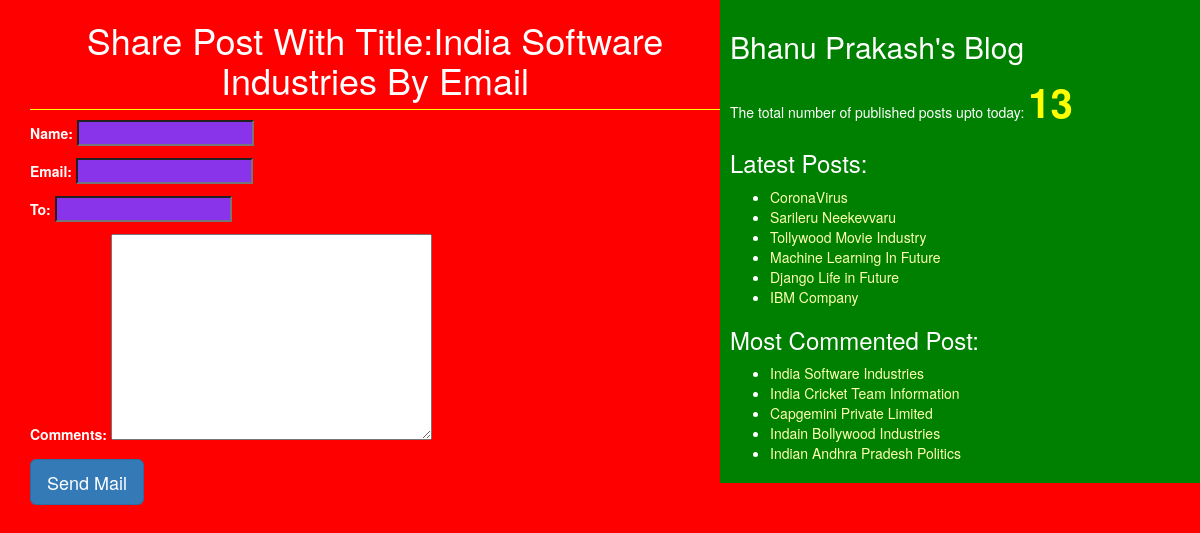
/3/share/, run on the app's committed database.
### blogproject1/models.py (models this page shows, shortened)
class Post(models.Model):
    STATUS_CHOICES=(('draft','Draft')),(('published','Published'))
    title=models.CharField(max_length=256)
    slug=models.SlugField(max_length=264,unique_for_date='published')
    author=models.ForeignKey(User,related_name='blog_posts',on_delete=models.PROTECT)
    body=models.TextField()
    published=models.DateTimeField(default=timezone.now)
    created=models.DateTimeField(auto_now_add=True)
    updated=models.DateTimeField(auto_now=True)
    status=models.CharField(max_length=10,choices=STATUS_CHOICES,default='draft')
    objects = CustomManager()
    tags=TaggableManager()
    class Meta:
        ordering = ('published',)
    def get_absolute_url(self):
        return reverse('post_detail',args=[self.published.year,self.published.strftime('%m'),self.published.strftime('%d'),self.slug])

### blogproject1/views.py (the view)
# urls.py: re_path(r'^(?P<id>\d+)/share/$', views.mail_send_view),
def mail_send_view(request, id):
    post=get_object_or_404(Post, id=id, status='published')
    sent=False
    if request.method=='POST':
        form=EmailSendForm(request.POST)
        if form.is_valid():
            cd=form.cleaned_data
            subject='{}({}) recommands to read {}'.format(cd['name'],cd['email'],post.title)
            post_url=request.build_absolute_uri (post.get_absolute_url())
            message='Read Post At:\n {}\n\n{}\'s Comments:\n{}'.format(post_url,cd['name'],cd['comments'])
            send_mail(subject,message,'anandhachinna@gmail.com',[cd['to']])
            sent=True
    else:
        form=EmailSendForm()
    return render(request, 'blogproject1/sharebymail.html',{'form':form,'post':post})

### blogproject1/forms.py
class EmailSendForm(forms.Form):
    name=forms.CharField()
    email=forms.EmailField()
    to=forms.EmailField()
    comments=forms.CharField(required=False, widget=forms.Textarea)

### blogproject1/models.py (called while the page is built)
    def get_queryset(self):
        return super().get_queryset().filter(status='published')

### blogproject1/templatetags/blogproject1_tags.py (called while the page is built)
@register.simple_tag(name='my_tag')
def total_posts():
    return Post.objects.count()

@register.inclusion_tag('blogproject1/latest_post123.html')
def show_latest_posts(count=4):
    latest_posts=Post.objects.order_by('-published')[:count]
    return {'latest_posts':latest_posts}

@register.simple_tag
def get_most_commented_posts(count=5):
    return Post.objects.annotate(total_comments=Count('comments')).order_by('-total_comments')[:count]

### templates/blogproject1/sharebymail.html (shortened to what this page needs)
{% extends 'blogproject1/base.html' %}
{% block content_block %}
{% if sent %}
<h1>Email Successfully Sent!!!</h1>
<h2>Post With Title: {{post.title}} Information Shared By Email</h2>
{% else %}
<h1>Share Post With Title:{{post.title}} By Email</h1>
<form method="POST">
  {{form.as_p}}
  <input type="submit" class='btn btn-primary btn-lg' value="Send Mail">
</form>
{% endif %}
{% endblock %}

### templates/blogproject1/base.html (shortened to what this page needs)
<!DOCTYPE html>
{% load static %}
{% load blogproject1_tags %}
<html lang="en" dir="ltr">
  <head>
    <link rel="stylesheet" href="https://maxcdn.bootstrapcdn.com/bootstrap/3.3.7/css/bootstrap.min.css"
>
    <link rel="stylesheet"  href= "{%static "css/blogproject1.css" %}">
  </head>
  <body>
<div class="content">
{% block content_block %}{% endblock %}
</div>
<div class="sidebar">
  <h2>Bhanu Prakash's Blog</h2>
  <p>The total number of published posts upto today: <span id='pcount'>{% my_tag %}</span> </p>
  <h3>Latest Posts:</h3>{% show_latest_posts 6 %}
  <h3>Most Commented Post:</h3>
  {% get_most_commented_posts as most_commented_posts %}
  <ul>
    {% for post in most_commented_posts %}
     <li><a href="{{post.get_absolute_url}}">{{post.title}}</a></li>
     {% endfor %}
  </ul>
</div>
  </body>
</html>

### templates/blogproject1/latest_post123.html (shortened to what this page needs)
<ul>
  {% for post in latest_posts %}
  <li><a href="{{post.get_absolute_url}}">{{post.title}}</a></li>
  {% endfor %}
</ul>

### static/css/blogproject1.css (style rules this page uses)
.content { width: 60%; float: left; padding: 0 0 0 30px; background: red; }
.sidebar { width: 40%; float: right; padding: 10px; background: green; height: 100%; }
h1 { color: white; text-align: center; border-bottom: 1px solid yellow; padding-bottom: 10px; }
body { color: white; background: red; }
#pcount { font-size: 40px; color: yellow; font-weight: bold; }
a { color: #ffffb3; }
input { background: #8934eb; color: white; }

### data on the page
Post: title "India Software Industries"
Post: title "CoronaVirus"
Post: title "Sarileru Neekevvaru"
Post: title "Tollywood Movie Industry"
Post: title "Machine Learning In Future"
Post: title "Django Life in Future"
Post: title "IBM Company"
Post: title "India Cricket Team Information"
Post: title "Capgemini Private Limited"
Post: title "Indain Bollywood Industries"
Post: title "Indian Andhra Pradesh Politics"
